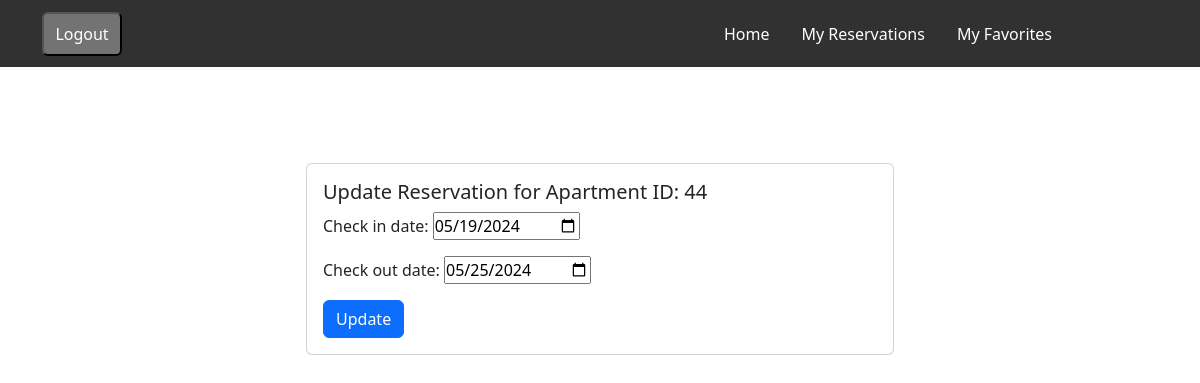
The app's page /res/res-update/12 (signed in) with its own data.
### reservations/models.py (models this page shows, shortened)
class Reservation(models.Model):
    user = models.ForeignKey(settings.AUTH_USER_MODEL, null=True, blank=True, on_delete=models.CASCADE)
    apartment = models.ForeignKey(Apartment, on_delete=models.CASCADE)
    check_in_date = models.DateField()
    check_out_date = models.DateField()
    total_price = models.DecimalField(max_digits=10, decimal_places=2)
    reservation_status = models.ForeignKey(ReservationStatus, on_delete=models.CASCADE,default=1)

### apartments/models.py (models this page shows, shortened)
class Apartment(models.Model):
    category = models.ForeignKey(Category, on_delete=models.CASCADE)
    country=models.ForeignKey(Country,on_delete=models.SET_NULL,null=True,blank=True)
    city = models.ForeignKey(City, on_delete=models.CASCADE,null=True)
    actual_address=models.CharField(max_length=255,null=True,blank=True)
    maps_link=models.CharField(max_length=255,blank=True)
    apt_name = models.CharField(max_length=255)
    description = models.TextField()
    cover_image=models.ImageField(upload_to='covers/',null=True)
    is_active = models.BooleanField(default=True)
    is_booked = models.BooleanField(default=False)
    rooms = models.IntegerField(null=True)
    beds = models.IntegerField(null=True)
    bath_rooms = models.IntegerField(null=True)
    wifi = models.BooleanField(default=False)
    tv = models.BooleanField(default=False)
    price_per_night = models.DecimalField(max_digits=10, decimal_places=2)
    user = models.ForeignKey(settings.AUTH_USER_MODEL, null=True, blank=True, on_delete=models.CASCADE)
    views = models.BigIntegerField(default=0)
    created_at = models.DateTimeField(auto_now_add=True,null=True)
    updated_at = models.DateTimeField(auto_now=True,null=True)

### reservations/views.py (the view, shortened to what this page needs)
# urls.py: path("res-update/<int:pk>", ReservationUpdateView.as_view(), name='update-reserv'),
class ReservationUpdateView(LoginRequiredMixin, UpdateView):
    model = Reservation
    template_name = "update_res.html"
    form_class = UpdateResForm
    success_url = '/res'
    def dispatch(self, request, *args, **kwargs):
        reservation = self.get_object()
        if reservation.user != self.request.user:
            messages.error(self.request, "You are not authorized to update this reservation.")
            return HttpResponseRedirect(reverse('error-url'))
        return super().dispatch(request, *args, **kwargs)

### reservations/forms.py
class UpdateResForm(forms.ModelForm):
    class Meta:
        model = Reservation
        fields = ['check_in_date', 'check_out_date']
        widgets = {
            'check_in_date': DateInput(attrs={'type': 'date'}),
            'check_out_date': DateInput(attrs={'type': 'date'}),
        }

### reservations/templates/update_res.html (shortened to what this page needs)
{% extends "main_base.html" %}
{% load static %}
{% block content %}
<br><br><br><br>
  <div class="row">
    <div class="col-md-6 offset-md-3">
      <div class="card">
        <div class="card-body">
          <h5 class="card-title">Update Reservation for Apartment ID: {{ reservation.apartment.id }}</h5>
          <form method="post">
            {{ form.as_p }}
            <input type="submit" value="Update" class="btn btn-primary">
          </form>
        </div>
      </div>
    </div>
  </div>
{% endblock content %}

### BookingSystem/static/css/homePage.css (style rules this page uses)
* { margin: 0; padding: 0; }
:root { --main-color: #313131; --secondary-color: #737373; --hover-color: #7b6025; --secondary-golden-color: #a97510; }

### records on screen
Reservation: apartment.id "44", check_in_date "05/19/2024", check_out_date "05/25/2024"
